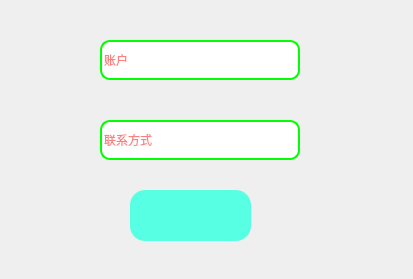
<?xml version="1.0" encoding="UTF-8"?>
<ui version="4.0">
 <class>FindPassdDialog</class>
 <widget class="QDialog" name="FindPassdDialog">
  <property name="geometry">
   <rect>
    <x>0</x>
    <y>0</y>
    <width>413</width>
    <height>279</height>
   </rect>
  </property>
  <property name="windowTitle">
   <string>Dialog</string>
  </property>
  <widget class="QLineEdit" name="lineEdit">
   <property name="geometry">
    <rect>
     <x>100</x>
     <y>40</y>
     <width>200</width>
     <height>40</height>
    </rect>
   </property>
   <property name="styleSheet">
    <string notr="true">QLineEdit
{
border-radius:10px;
color:rgb(255, 0, 0);
border:2px solid rgb(0, 255, 0);
}
QLineEdit:hover
{
border:2px solid rgb(255, 0, 0)；
}
</string>
   </property>
   <property name="placeholderText">
    <string>账户</string>
   </property>
  </widget>
  <widget class="QLineEdit" name="lineEdit_2">
   <property name="geometry">
    <rect>
     <x>100</x>
     <y>120</y>
     <width>200</width>
     <height>40</height>
    </rect>
   </property>
   <property name="styleSheet">
    <string notr="true">QLineEdit
{
border-radius:10px;
color:rgb(255, 0, 0);
border:2px solid rgb(0, 255, 0);
}
QLineEdit:hover
{
border:2px solid rgb(255, 0, 0)；
}
</string>
   </property>
   <property name="placeholderText">
    <string>联系方式</string>
   </property>
  </widget>
  <widget class="QPushButton" name="pushButton">
   <property name="geometry">
    <rect>
     <x>130</x>
     <y>190</y>
     <width>121</width>
     <height>51</height>
    </rect>
   </property>
   <property name="styleSheet">
    <string notr="true">QPushButton {
	border-radius:15px;
	background:rgb(87, 255, 227);
}

QPushButton:hover
{
	background:rgb(255, 170, 0);
}</string>
   </property>
   <property name="text">
    <string/>
   </property>
   <property name="icon">
    <iconset resource="icon.qrc">
     <normaloff>:/icon/icon/find.png</normaloff>:/icon/icon/find.png</iconset>
   </property>
   <property name="iconSize">
    <size>
     <width>100</width>
     <height>100</height>
    </size>
   </property>
  </widget>
 </widget>
 <resources>
  <include location="icon.qrc"/>
 </resources>
 <connections/>
</ui>
